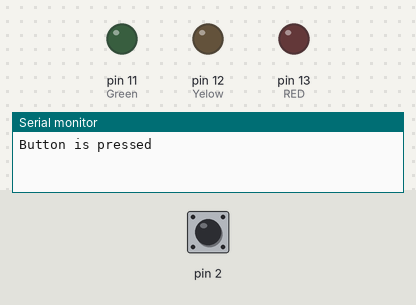
The sketch below on a simulated Arduino Uno, built with avr-gcc and run on an emulated ATmega328P. On the bench: output pins drawn as LEDs (lit = HIGH), the last lines printed to the serial monitor. Inputs (shaded band) come from the test bench; at power-on: pin 2 HIGH.

Above: at 0.5 s.
At 1.5 s:
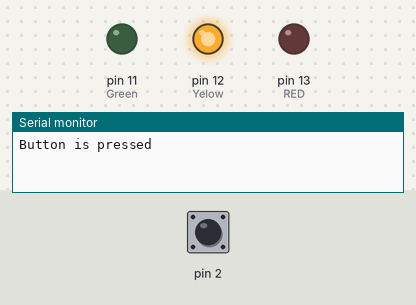
At 7.0 s:
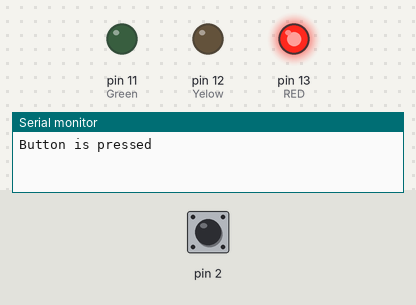
At 14.7 s:
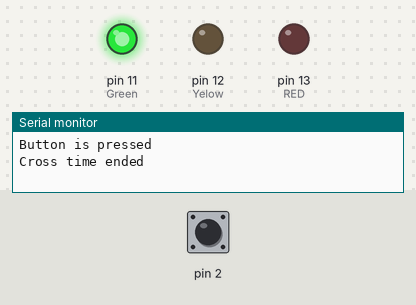
Timing chart, 0 to 20.2 s (numbered marks = the images above):
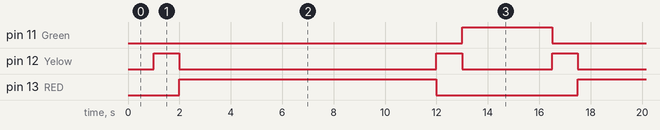

Measured:
- by itself, pin 11 (Green): alternates HIGH for 3.5 s and LOW for 12.0 s
- by itself, pin 12 (Yelow): repeats every 15.5 s: LOW 10.0 s, HIGH 1.0 s, LOW 3.5 s, HIGH 1.0 s
- by itself, pin 13 (RED): alternates HIGH for 10.0 s and LOW for 5.5 s

The sketch:

lab_09_challenge.ino
```cpp
// C++ code
//
void setup()
{
  pinMode(13, OUTPUT); //RED
  pinMode(12, OUTPUT); //Yelow
  pinMode(11, OUTPUT); //Green
  pinMode(2, INPUT);
  Serial.begin(9600);
}

int a = 0;

void loop()
{
  while (digitalRead(2) == 0) {
    delay(2500);
    digitalWrite(13, LOW);
    digitalWrite(12, HIGH);
    digitalWrite(11, LOW);
    delay(1000);
    digitalWrite(13, HIGH);
    digitalWrite(12, LOW);
    digitalWrite(11, LOW);
    delay(5000);
    digitalWrite(13, LOW);
    digitalWrite(12, LOW);
    digitalWrite(11, HIGH);
    delay(2500);
  }

  Serial.print("Button is pressed\n");

  delay(1000);
  digitalWrite(13, LOW);
  digitalWrite(12, HIGH);
  digitalWrite(11, LOW);
  delay(1000);
  digitalWrite(13, HIGH);
  digitalWrite(12, LOW);
  digitalWrite(11, LOW);
  delay(10000);

  Serial.print("Cross time ended\n");

  digitalWrite(13, LOW);
  digitalWrite(12, HIGH);
  digitalWrite(11, LOW);
  delay(1000);
  digitalWrite(13, LOW);
  digitalWrite(12, LOW);
  digitalWrite(11, HIGH);
  delay(2500);
}
```
